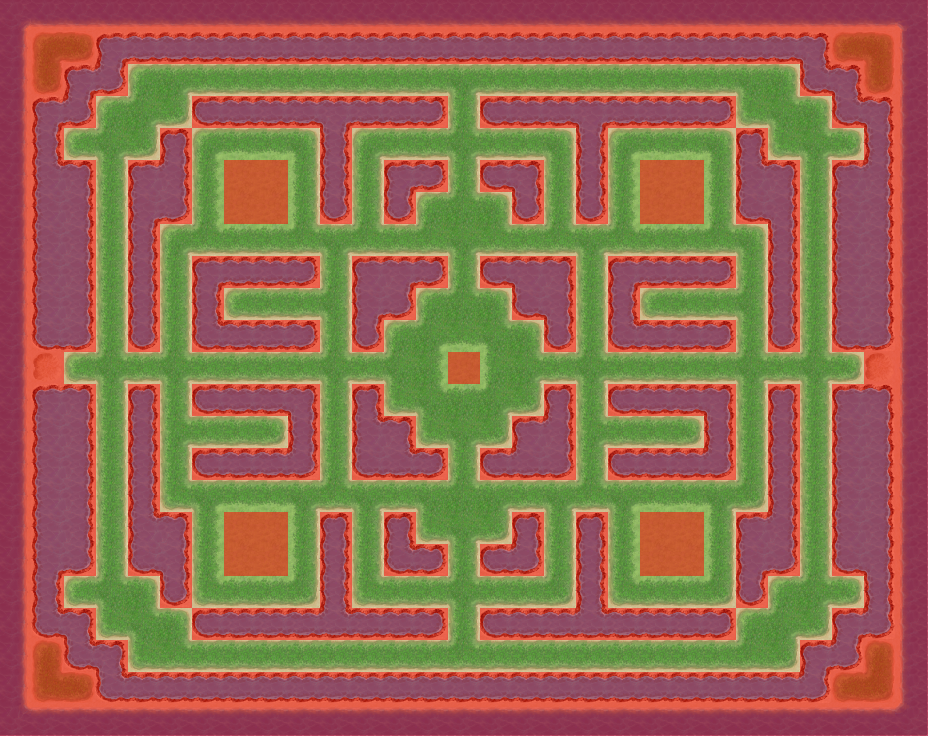

A 2D game scene composited from a Tiled map and its tileset images. What follows is a short description and the map's XML, with each tile layer's data collapsed to a summary:
An orthogonal 29x23 tile map with 32x32 px tiles, 2 tile layers (BackGround, Barrier), 2 tilesets.

<map version="1.0" orientation="orthogonal" renderorder="right-down" width="29" height="23" tilewidth="32" tileheight="32">
 <tileset firstgid="1" name="bg" tilewidth="32" tileheight="32">
  <image source="examples/bg.png" width="928" height="736" />
 </tileset>
 <tileset firstgid="668" name="ASS_mark1" tilewidth="32" tileheight="32">
  <image source="examples/ASS_mark1.png" width="32" height="32" />
 </tileset>
 <layer name="BackGround" width="29" height="23">
  <data>[667 cells, 667 non-empty, 667 distinct tile ids]</data>
 </layer>
 <layer name="Barrier" width="29" height="23">
  <data>[667 cells, 397 non-empty, 1 distinct tile ids]</data>
 </layer>
</map>
